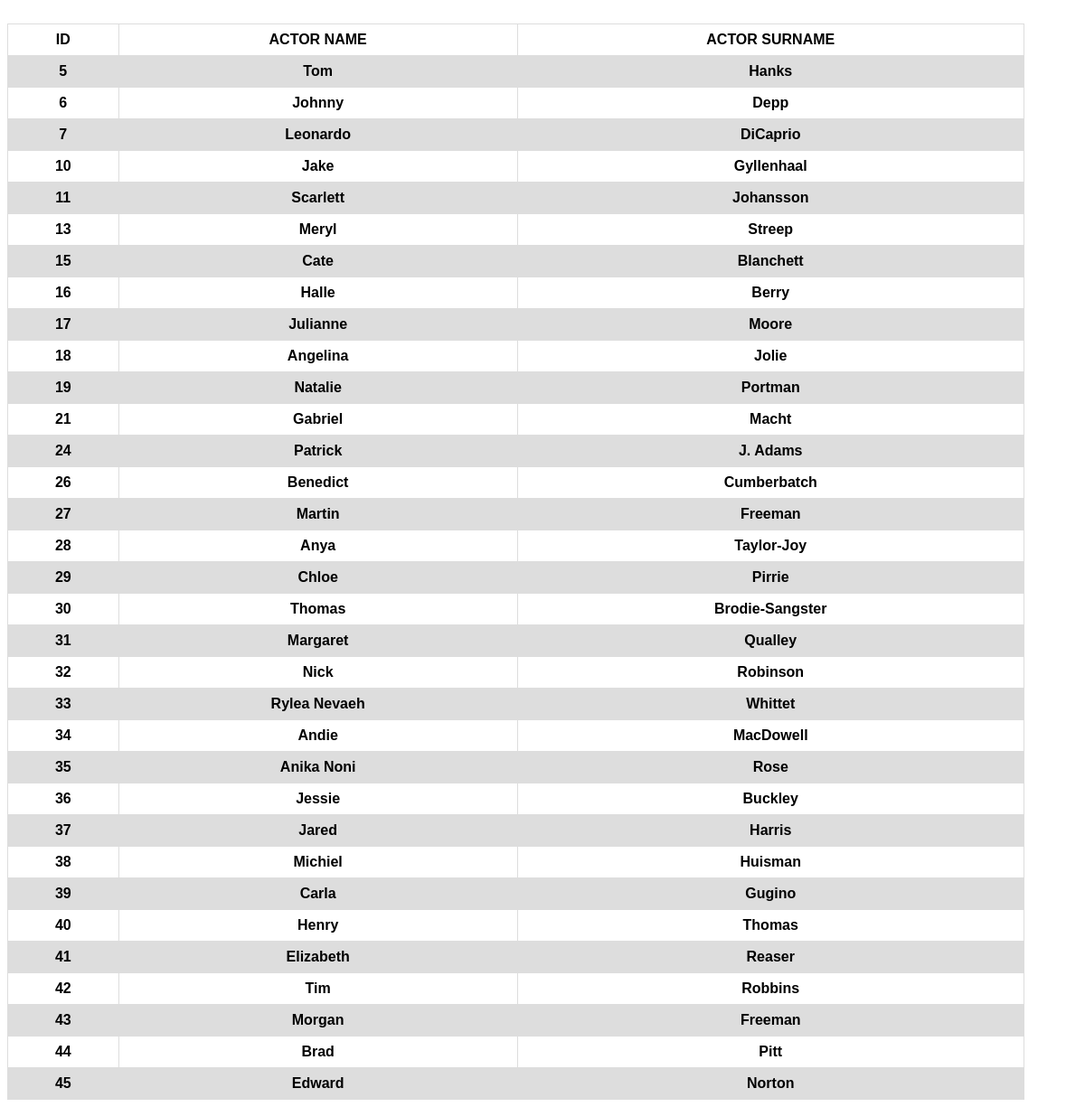
/ispace.io_admin_panel/Actorslist.php, run on the app's committed database.
### tables this page shows
CREATE TABLE `actors` (
  `actor_id` int(11) NOT NULL,
  `actor_name` varchar(50) DEFAULT NULL,
  `actor_surname` varchar(50) DEFAULT NULL
);

### ispace.io_admin_panel/Actorslist.php (the view, shortened to what this page needs)
<!DOCTYPE html>
<html>
<head>
</head>
<html>
<body>
<table>
<tr> <th> ID </th> <th> ACTOR NAME </th> <th> ACTOR SURNAME</th> </tr>
<br>
<?php
include "connect.php";
$sql_statement = "SELECT * FROM actors";
$result = mysqli_query($db, $sql_statement);
while($row = mysqli_fetch_assoc($result)) {
    $id = $row['actor_id'];
    $name = $row['actor_name'];
    $surname = $row['actor_surname'];
    echo "<tr>" ."<th>" . $id . "</th>" . "<th>" . $name . "</th>" . "<th>" . $surname .  "</th>" . "</tr>" ;
}
?>
</table>
</body>
</html>

### ispace.io_admin_panel/Actorslist.php (style rules this page uses)
table { font-family: arial, sans-serif; border-collapse: collapse; border: 1px solid black; width: 95%; }
th,td { border: 1px solid #dddddd; text-align: left; padding: 8px; }
th { text-align: center; }
tr:nth-child(even) { background-color: #dddddd; }

### data on the page
actors: actor_id "5", actor_name "Tom", actor_surname "Hanks"
actors: actor_id "6", actor_name "Johnny", actor_surname "Depp"
actors: actor_id "7", actor_name "Leonardo", actor_surname "DiCaprio"
actors: actor_id "10", actor_name "Jake", actor_surname "Gyllenhaal"
actors: actor_id "11", actor_name "Scarlett", actor_surname "Johansson"
actors: actor_id "13", actor_name "Meryl", actor_surname "Streep"
actors: actor_id "15", actor_name "Cate", actor_surname "Blanchett"
actors: actor_id "16", actor_name "Halle", actor_surname "Berry"
actors: actor_id "17", actor_name "Julianne", actor_surname "Moore"
actors: actor_id "18", actor_name "Angelina", actor_surname "Jolie"
actors: actor_id "19", actor_name "Natalie", actor_surname "Portman"
actors: actor_id "21", actor_name "Gabriel", actor_surname "Macht"
actors: actor_id "24", actor_name "Patrick", actor_surname "J. Adams"
actors: actor_id "26", actor_name "Benedict", actor_surname "Cumberbatch"
actors: actor_id "27", actor_name "Martin", actor_surname "Freeman"
actors: actor_id "28", actor_name "Anya", actor_surname "Taylor-Joy"
actors: actor_id "29", actor_name "Chloe", actor_surname "Pirrie"
actors: actor_id "30", actor_name "Thomas", actor_surname "Brodie-Sangster"
actors: actor_id "31", actor_name "Margaret", actor_surname "Qualley"
actors: actor_id "32", actor_name "Nick", actor_surname "Robinson"
actors: actor_id "33", actor_name "Rylea Nevaeh", actor_surname "Whittet"
actors: actor_id "34", actor_name "Andie", actor_surname "MacDowell"
actors: actor_id "35", actor_name "Anika Noni", actor_surname "Rose"
actors: actor_id "36", actor_name "Jessie", actor_surname "Buckley"
actors: actor_id "37", actor_name "Jared", actor_surname "Harris"
actors: actor_id "38", actor_name "Michiel", actor_surname "Huisman"
actors: actor_id "39", actor_name "Carla", actor_surname "Gugino"
actors: actor_id "40", actor_name "Henry", actor_surname "Thomas"
actors: actor_id "41", actor_name "Elizabeth", actor_surname "Reaser"
actors: actor_id "42", actor_name "Tim", actor_surname "Robbins"
actors: actor_id "43", actor_name "Morgan", actor_surname "Freeman"
actors: actor_id "44", actor_name "Brad", actor_surname "Pitt"
actors: actor_id "45", actor_name "Edward", actor_surname "Norton"
